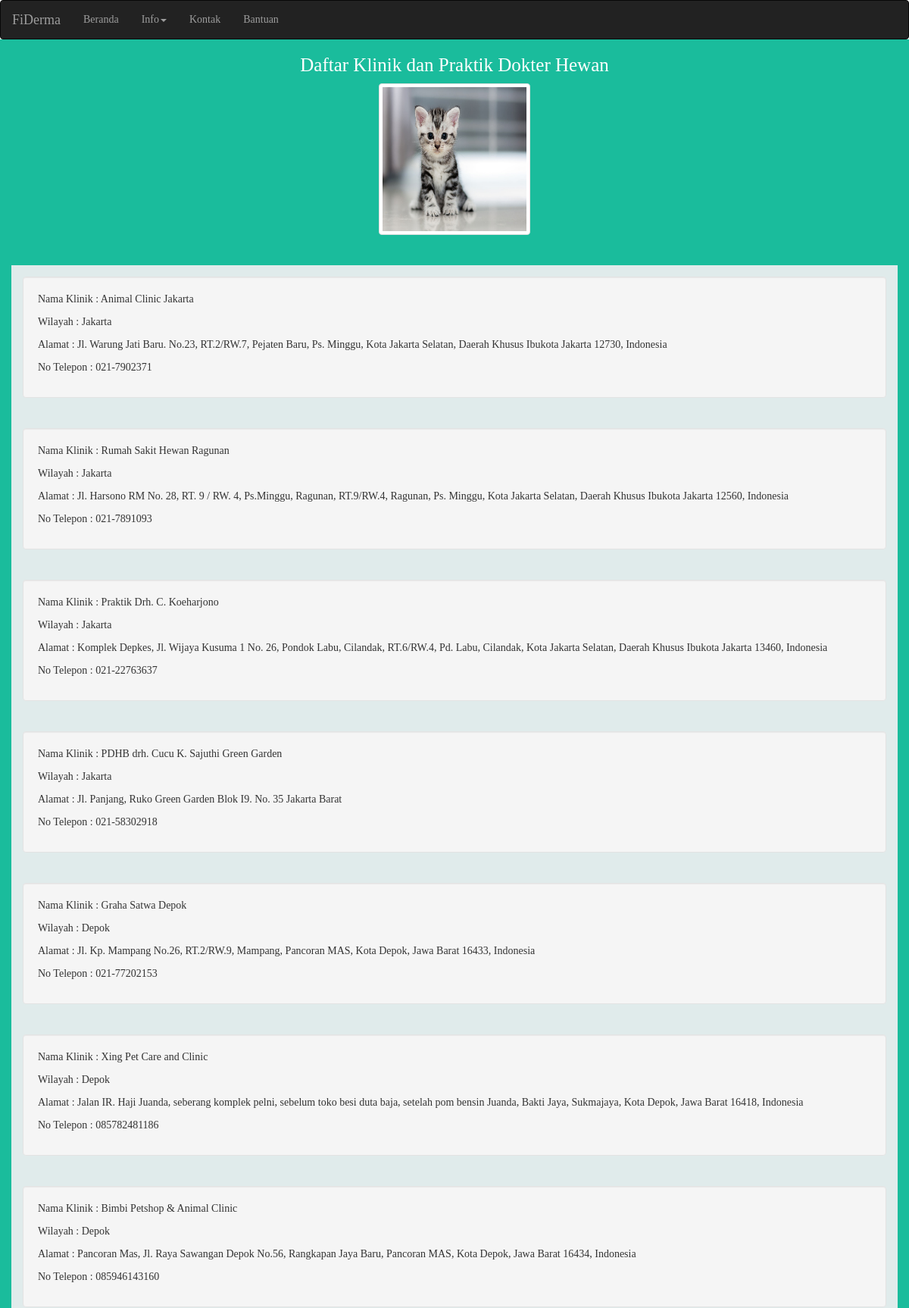
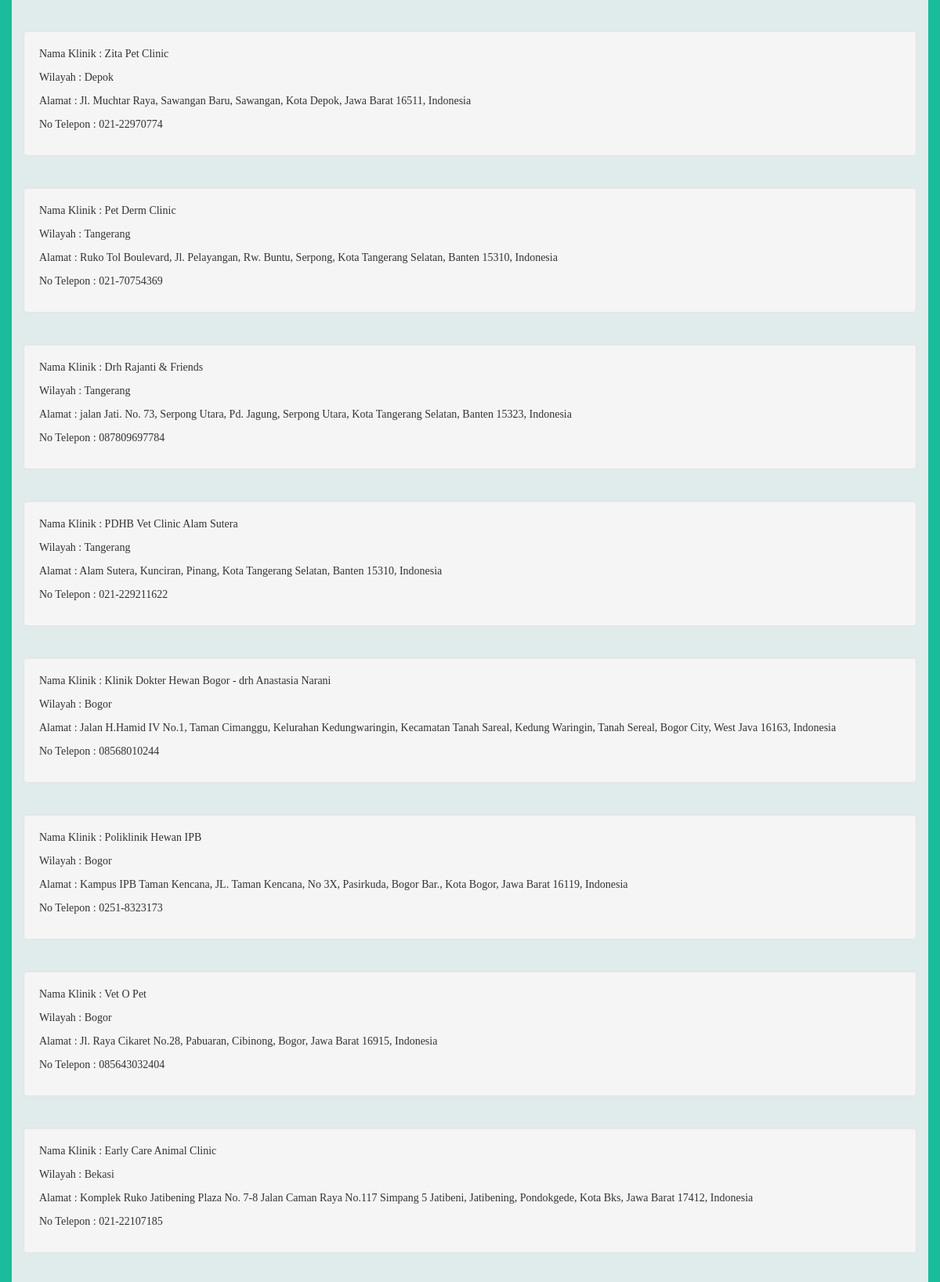
/info_klinik/ (upper part), run on the app's committed database (2 pictures, top to bottom).
### sitederma/models.py (models this page shows, shortened)
class InfoKlinik(models.Model):
    nama_klinik = models.CharField(max_length=50)
    wilayah = models.CharField(max_length=50)
    alamat = models.TextField()
    no_telp = models.CharField(max_length=15)

### sitederma/views.py (the view)
# urls.py: url(r'^info_klinik/$', views.infoklinik_view, name='infoklinik'),
def infoklinik_view(request):
    info_klinik = InfoKlinik.objects.all()
    context = {}
    context ['info_klinik'] = info_klinik
    return render(request, "sitederma/infoklinik.html", context)

### sitederma/templates/sitederma/infoklinik.html (shortened to what this page needs)
{% extends 'sitederma/base.html' %}
{% load static %}
{% block content %}
<div class="container-fluid vitra-background-info-klinik">
  <h4 class="vitra-tagline text-center">Daftar Klinik dan Praktik Dokter Hewan</h4>
  <center><img src="{% static 'image/kucing.jpg'%}" class="thumbnail" width="200" height="200"/></center>
  <br>
  <div style="margin-bottom: 20px;">
  {% for info_klinik in info_klinik %}
      <div class="col-md-12 text-left vitra-background-info2">
          <div class="well">
        <p>Nama Klinik : {{ info_klinik.nama_klinik}}</p>
        <p>Wilayah : {{ info_klinik.wilayah }}</p>
        <p>Alamat : {{ info_klinik.alamat }}</p>
        <p>No Telepon : {{ info_klinik.no_telp }}</p>
      </div>
    </div>
  {% endfor %}
</div>
</div>
{% endblock %}

### sitederma/static/css/sitederma.css (style rules this page uses)
.vitra-background-info-klinik { min-height: 610px; background-color: #1abc9c; margin-top: -20px; }
.vitra-background-info2 { background-color: #e0ebeb; height: 200px; padding: 15px; }
.vitra-tagline { color: white; margin-top: 20px; font-size: 25px; }
body { font-family: 'Lucida Console', serif; margin: 0; width: 100%; height: 100%; }
h1, h2, h3, h4 { font-family: 'Lucida Console', serif; color: cobaltblue; }

### data on the page
InfoKlinik: nama_klinik "Animal Clinic Jakarta", wilayah "Jakarta", alamat "Jl. Warung Jati Baru. No.23, RT.2/RW.7, Pejaten Baru, Ps. Minggu, Kota Jakarta Selatan, Daerah Khusus Ibukota Jakarta 12730, Indonesia", no_telp "021-7902371"
InfoKlinik: nama_klinik "Rumah Sakit Hewan Ragunan", wilayah "Jakarta", alamat "Jl. Harsono RM No. 28, RT. 9 / RW. 4, Ps.Minggu, Ragunan, RT.9/RW.4, Ragunan, Ps. Minggu, Kota Jakarta Selatan, Daerah Khusus Ibukota Jakarta 12560, Indonesia", no_telp "021-7891093"
InfoKlinik: nama_klinik "Praktik Drh. C. Koeharjono", wilayah "Jakarta", alamat "Komplek Depkes, Jl. Wijaya Kusuma 1 No. 26, Pondok Labu, Cilandak, RT.6/RW.4, Pd. Labu, Cilandak, Kota Jakarta Selatan, Daerah Khusus Ibukota Jakarta 13460, Indonesia", no_telp "021-22763637"
InfoKlinik: nama_klinik "PDHB drh. Cucu K. Sajuthi Green Garden", wilayah "Jakarta", alamat "Jl. Panjang, Ruko Green Garden Blok I9. No. 35 Jakarta Barat", no_telp "021-58302918"
InfoKlinik: nama_klinik "Graha Satwa Depok", wilayah "Depok", alamat "Jl. Kp. Mampang No.26, RT.2/RW.9, Mampang, Pancoran MAS, Kota Depok, Jawa Barat 16433, Indonesia", no_telp "021-77202153"
InfoKlinik: nama_klinik "Xing Pet Care and Clinic", wilayah "Depok", alamat "Jalan IR. Haji Juanda, seberang komplek pelni, sebelum toko besi duta baja, setelah pom bensin Juanda, Bakti Jaya, Sukmajaya, Kota Depok, Jawa Barat 16418, Indonesia", no_telp "085782481186"
InfoKlinik: nama_klinik "Bimbi Petshop & Animal Clinic", wilayah "Depok", alamat "Pancoran Mas, Jl. Raya Sawangan Depok No.56, Rangkapan Jaya Baru, Pancoran MAS, Kota Depok, Jawa Barat 16434, Indonesia", no_telp "085946143160"
InfoKlinik: nama_klinik "Zita Pet Clinic", wilayah "Depok", alamat "Jl. Muchtar Raya, Sawangan Baru, Sawangan, Kota Depok, Jawa Barat 16511, Indonesia", no_telp "021-22970774"
InfoKlinik: nama_klinik "Pet Derm Clinic", wilayah "Tangerang", alamat "Ruko Tol Boulevard, Jl. Pelayangan, Rw. Buntu, Serpong, Kota Tangerang Selatan, Banten 15310, Indonesia", no_telp "021-70754369"
InfoKlinik: nama_klinik "Drh Rajanti & Friends", wilayah "Tangerang", alamat "jalan Jati. No. 73, Serpong Utara, Pd. Jagung, Serpong Utara, Kota Tangerang Selatan, Banten 15323, Indonesia", no_telp "087809697784"
InfoKlinik: nama_klinik "PDHB Vet Clinic Alam Sutera", wilayah "Tangerang", alamat "Alam Sutera, Kunciran, Pinang, Kota Tangerang Selatan, Banten 15310, Indonesia", no_telp "021-229211622"
InfoKlinik: nama_klinik "Klinik Dokter Hewan Bogor - drh Anastasia Narani", wilayah "Bogor", alamat "Jalan H.Hamid IV No.1, Taman Cimanggu, Kelurahan Kedungwaringin, Kecamatan Tanah Sareal, Kedung Waringin, Tanah Sereal, Bogor City, West Java 16163, Indonesia", no_telp "08568010244"
InfoKlinik: nama_klinik "Poliklinik Hewan IPB", wilayah "Bogor", alamat "Kampus IPB Taman Kencana, JL. Taman Kencana, No 3X, Pasirkuda, Bogor Bar., Kota Bogor, Jawa Barat 16119, Indonesia", no_telp "0251-8323173"
InfoKlinik: nama_klinik "Vet O Pet", wilayah "Bogor", alamat "Jl. Raya Cikaret No.28, Pabuaran, Cibinong, Bogor, Jawa Barat 16915, Indonesia", no_telp "085643032404"
InfoKlinik: nama_klinik "Early Care Animal Clinic", wilayah "Bekasi", alamat "Komplek Ruko Jatibening Plaza No. 7-8 Jalan Caman Raya No.117 Simpang 5 Jatibeni, Jatibening, Pondokgede, Kota Bks, Jawa Barat 17412, Indonesia", no_telp "021-22107185"
